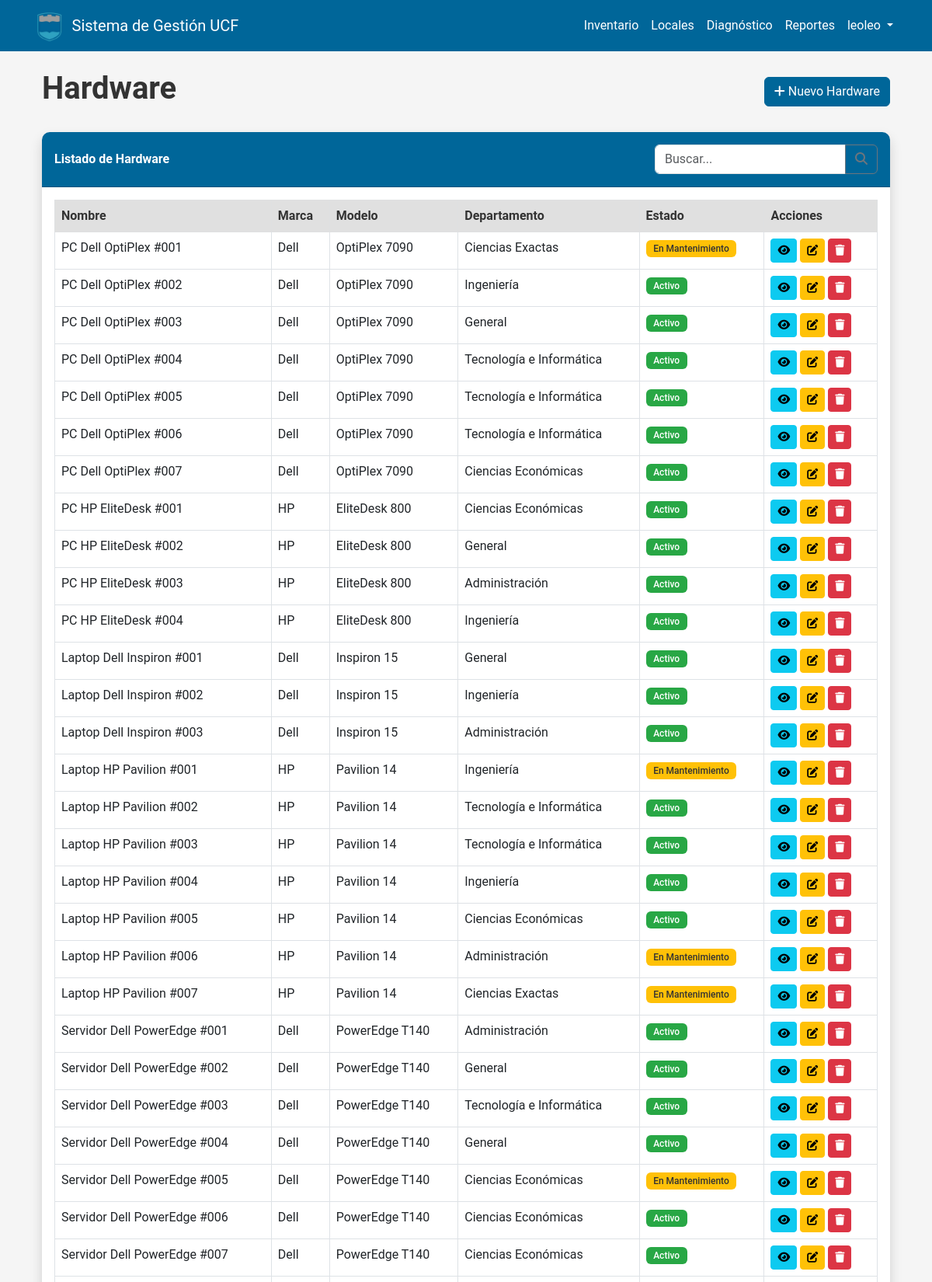
The page /inventario/hardware/ (signed in, upper part) on the database its author committed.
### inventario/models.py (models this page shows, shortened)
class Hardware(models.Model):
    activo = models.OneToOneField(
        Activo, on_delete=models.CASCADE, primary_key=True)
    marca = models.CharField(max_length=100)
    modelo = models.CharField(max_length=100)
    numero_serie = models.CharField(max_length=100, unique=True)
    especificaciones = models.TextField(blank=True, null=True)
    fecha_garantia = models.DateField(blank=True, null=True)
    periodicidad_mantenimiento = models.IntegerField(
        help_text="Periodicidad en días", default=180)
    class Meta:
        verbose_name = "Hardware"
        verbose_name_plural = "Hardware"

class Activo(models.Model):
    TIPO_CHOICES = [
        ('hardware', 'Hardware'),
        ('software', 'Software'),
    ]
    ESTADO_CHOICES = [
        ('activo', 'Activo'),
        ('en_mantenimiento', 'En Mantenimiento'),
        ('obsoleto', 'Obsoleto'),
        ('baja', 'De Baja'),
    ]
    tipo = models.CharField(max_length=20, choices=TIPO_CHOICES)
    nombre = models.CharField(max_length=200)
    descripcion = models.TextField(blank=True, null=True)
    fecha_adquisicion = models.DateField()
    valor_adquisicion = models.DecimalField(max_digits=10, decimal_places=2)
    estado = models.CharField(
        max_length=20, choices=ESTADO_CHOICES, default='activo')
    departamento = models.ForeignKey(
        Departamento, on_delete=models.CASCADE, related_name='activos')
    ubicacion = models.CharField(max_length=100, blank=True, null=True)
    imagen = models.ImageField(upload_to='activos/', blank=True, null=True)
    fecha_baja = models.DateField(blank=True, null=True)
    motivo_baja = models.TextField(blank=True, null=True)
    fecha_creacion = models.DateTimeField(auto_now_add=True)
    fecha_actualizacion = models.DateTimeField(auto_now=True)
    creado_por = models.ForeignKey(
        User, on_delete=models.SET_NULL, null=True, related_name='activos_creados')
    actualizado_por = models.ForeignKey(
        User, on_delete=models.SET_NULL, null=True, related_name='activos_actualizados')
    class Meta:
        verbose_name = "Activo"
        verbose_name_plural = "Activos"
        ordering = ['-fecha_adquisicion']

### usuarios/models.py (models this page shows, shortened)
class Departamento(models.Model):
    nombre = models.CharField(max_length=100)
    descripcion = models.TextField(blank=True, null=True)
    ubicacion = models.CharField(max_length=100, blank=True, null=True)
    responsable = models.ForeignKey(
        User, on_delete=models.SET_NULL, null=True, related_name='departamentos_a_cargo')
    class Meta:
        verbose_name = "Departamento"
        verbose_name_plural = "Departamentos"

### inventario/views.py (the view, shortened to what this page needs)
# urls.py: path('hardware/', views.hardware_list, name='hardware_list'),
@login_required
def hardware_list(request):
    hardware_list = Hardware.objects.all().select_related(
        'activo', 'activo__departamento')
    search = request.GET.get('search', '')
    departamento = request.GET.get('departamento', '')
    estado = request.GET.get('estado', '')
    if departamento:
        hardware_list = hardware_list.filter(
            activo__departamento_id=departamento)
    if estado:
        hardware_list = hardware_list.filter(activo__estado=estado)
    return render(request, 'inventario/hardware_list.html', {
        'hardware_list': hardware_list,
        'search': search,
        'departamento': departamento,
        'estado': estado
    })

### templates/inventario/hardware_list.html (shortened to what this page needs)
{% extends 'base/base.html' %}
{% block content %}
<div class="container">
    <div class="d-flex justify-content-between align-items-center mb-4">
        <h1>Hardware</h1>
        <a href="{% url 'hardware_new' %}" class="btn btn-primary">
            <i class="fas fa-plus"></i> Nuevo Hardware
        </a>
    </div>
    <div class="card shadow mb-4">
        <div class="card-header py-3 d-flex flex-wrap justify-content-between align-items-center">
            <h6 class="m-0 font-weight-bold text-white">Listado de Hardware</h6>
            <form method="get" class="d-flex mt-2 mt-md-0">
                <div class="input-group">
                    <input type="text" class="form-control" placeholder="Buscar..." name="search" value="{{ search }}">
                    <button class="btn btn-outline-secondary" type="submit">
                        <i class="fas fa-search"></i>
                    </button>
                </div>
            </form>
        </div>
        <div class="card-body">
            <div class="table-responsive">
                <table class="table table-bordered table-hover" width="100%" cellspacing="0">
                    <thead class="table-light">
                        <tr>
                            <th>Nombre</th>
                            <th>Marca</th>
                            <th>Modelo</th>
                            <th>Departamento</th>
                            <th>Estado</th>
                            <th>Acciones</th>
                        </tr>
                    </thead>
                    <tbody>
                        {% if hardware_list %}
                            {% for hardware in hardware_list %}
                                <tr>
                                    <td>{{ hardware.activo.nombre }}</td>
                                    <td>{{ hardware.marca }}</td>
                                    <td>{{ hardware.modelo }}</td>
                                    <td>{{ hardware.activo.departamento.nombre }}</td>
                                    <td>
                                        {% if hardware.activo.estado == 'activo' %}
                                            <span class="badge bg-success">Activo</span>
                                        {% elif hardware.activo.estado == 'en_mantenimiento' %}
                                            <span class="badge bg-warning">En Mantenimiento</span>
                                        {% elif hardware.activo.estado == 'obsoleto' %}
                                            <span class="badge bg-danger">Obsoleto</span>
                                        {% elif hardware.activo.estado == 'baja' %}
                                            <span class="badge bg-secondary">De Baja</span>
                                        {% endif %}
                                    </td>
                                    <td>
                                        <a href="{% url 'hardware_detail' pk=hardware.activo.id %}" class="btn btn-sm btn-info">
                                            <i class="fas fa-eye"></i>
                                        </a>
                                        <a href="{% url 'hardware_edit' pk=hardware.activo.id %}" class="btn btn-sm btn-warning">
                                            <i class="fas fa-edit"></i>
                                        </a>
                                        <a href="{% url 'hardware_delete' pk=hardware.activo.id %}" class="btn btn-sm btn-danger">
                                            <i class="fas fa-trash"></i>
                                        </a>
                                    </td>
                                </tr>
                            {% endfor %}
                        {% else %}
                            <tr>
                                <td colspan="6" class="text-center">No hay registros disponibles</td>
                            </tr>
                        {% endif %}
                    </tbody>
                </table>
            </div>
        </div>
    </div>
</div>
{% endblock %}

### templates/base/base.html (shortened to what this page needs)
<!DOCTYPE html>
<html lang="es">
<head>
    <link href="https://cdn.jsdelivr.net/npm/bootstrap@5.3.0-alpha1/dist/css/bootstrap.min.css" rel="stylesheet">
    <link rel="stylesheet" href="/static/css/main.css">
</head>
<body>
    <header>
        <nav class="navbar navbar-expand-lg navbar-dark bg-primary">
            <div class="container">
                <a class="navbar-brand d-flex align-items-center" href="/">
                    <img src="/static/img/logo_ucf.png" alt="Logo UCF" height="40" class="me-2">
                    <span>Sistema de Gestión UCF</span>
                </a>
                <div class="collapse navbar-collapse" id="navbarNav">
                    <ul class="navbar-nav ms-auto">
                        {% if user.is_authenticated %}
                            <li class="nav-item">
                                <a class="nav-link" href="/inventario/">Inventario</a>
                            </li>
                            <li class="nav-item">
                                <a class="nav-link" href="/locales/">Locales</a>
                            </li>
                            <li class="nav-item">
                                <a class="nav-link" href="/diagnostico/">Diagnóstico</a>
                            </li>
                            <li class="nav-item">
                                <a class="nav-link" href="/reportes/">Reportes</a>
                            </li>
                            <li class="nav-item dropdown">
                                <a class="nav-link dropdown-toggle" href="#" id="navbarDropdown" role="button" data-bs-toggle="dropdown">
                                    {{ user.username }}
                                </a>
                            </li>
                        {% else %}
                            <li class="nav-item">
                            </li>
                        {% endif %}
                    </ul>
                </div>
            </div>
        </nav>
    </header>
    <main class="container py-4">
        {% block content %}{% endblock %}
    </main>
</body>
</html>

### static/css/main.css (style rules this page uses)
:root { --primary: #006699; --secondary: #3399CC; --tertiary: #48A5C6; --light: #F5F5F5; --dark: #333333; --gray: #666666; --white: #FFFFFF; --light-gray: #E0E0E0; }
body { font-family: 'Roboto', 'Segoe UI', 'Arial', sans-serif; color: var(--dark); background-color: var(--light); min-height: 100vh; display: flex; flex-direction: column; }
main { flex-grow: 1; }
h1, h2, h3, h4, h5, h6 { color: var(--dark); font-weight: 600; }
p, li, td, th, input, select, textarea { color: var(--dark); }
a { color: var(--primary); text-decoration: none; transition: color 0.2s; }
.navbar-dark.bg-primary { background-color: var(--primary) !important; }
.navbar-dark .navbar-nav .nav-link { color: var(--white); }
.navbar-brand { color: var(--white) !important; }
.navbar-brand img { transition: transform 0.3s ease; }
.btn-primary { background-color: var(--primary); border-color: var(--primary); color: var(--white); }
.card { border: none; border-radius: 10px; box-shadow: 0 4px 6px rgba(0, 0, 0, 0.1); transition: transform 0.3s ease, box-shadow 0.3s ease; background-color: var(--white); }
.card-header { background-color: var(--primary); color: var(--white); border-radius: 10px 10px 0 0 !important; font-weight: 600; }
.card-header .m-0 { color: var(--white); }
.card-header h6, .card-header .text-primary, .card-header .m-0.font-weight-bold.text-primary { color: var(--white) !important; }
.table { color: var(--dark); }
.table thead th { background-color: var(--light-gray); color: var(--dark); font-weight: 600; }
.table-light, .table-light > th, .table-light > td { background-color: var(--light-gray); }
.badge { font-weight: 500; padding: 0.4em 0.8em; }
.badge.bg-success { background-color: #28a745 !important; color: var(--white); }
.badge.bg-warning { background-color: #ffc107 !important; color: var(--dark); }
.bg-primary { background-color: var(--primary) !important; color: var(--white) !important; }
.form-control, .form-select { color: var(--dark); border: 1px solid var(--light-gray); }

### rows shown on the page
Hardware: activo.nombre "PC Dell OptiPlex #001", marca "Dell", modelo "OptiPlex 7090", activo.departamento.nombre "Ciencias Exactas", shows "En Mantenimiento"
Hardware: activo.nombre "PC Dell OptiPlex #002", marca "Dell", modelo "OptiPlex 7090", activo.departamento.nombre "Ingeniería", shows "Activo"
Hardware: activo.nombre "PC Dell OptiPlex #003", marca "Dell", modelo "OptiPlex 7090", activo.departamento.nombre "General", shows "Activo"
Hardware: activo.nombre "PC Dell OptiPlex #004", marca "Dell", modelo "OptiPlex 7090", activo.departamento.nombre "Tecnología e Informática", shows "Activo"
Hardware: activo.nombre "PC Dell OptiPlex #005", marca "Dell", modelo "OptiPlex 7090", activo.departamento.nombre "Tecnología e Informática", shows "Activo"
Hardware: activo.nombre "PC Dell OptiPlex #006", marca "Dell", modelo "OptiPlex 7090", activo.departamento.nombre "Tecnología e Informática", shows "Activo"
Hardware: activo.nombre "PC Dell OptiPlex #007", marca "Dell", modelo "OptiPlex 7090", activo.departamento.nombre "Ciencias Económicas", shows "Activo"
Hardware: activo.nombre "PC HP EliteDesk #001", marca "HP", modelo "EliteDesk 800", activo.departamento.nombre "Ciencias Económicas", shows "Activo"
Hardware: activo.nombre "PC HP EliteDesk #002", marca "HP", modelo "EliteDesk 800", activo.departamento.nombre "General", shows "Activo"
Hardware: activo.nombre "PC HP EliteDesk #003", marca "HP", modelo "EliteDesk 800", activo.departamento.nombre "Administración", shows "Activo"
Hardware: activo.nombre "PC HP EliteDesk #004", marca "HP", modelo "EliteDesk 800", activo.departamento.nombre "Ingeniería", shows "Activo"
Hardware: activo.nombre "Laptop Dell Inspiron #001", marca "Dell", modelo "Inspiron 15", activo.departamento.nombre "General", shows "Activo"
Hardware: activo.nombre "Laptop Dell Inspiron #002", marca "Dell", modelo "Inspiron 15", activo.departamento.nombre "Ingeniería", shows "Activo"
Hardware: activo.nombre "Laptop Dell Inspiron #003", marca "Dell", modelo "Inspiron 15", activo.departamento.nombre "Administración", shows "Activo"
Hardware: activo.nombre "Laptop HP Pavilion #001", marca "HP", modelo "Pavilion 14", activo.departamento.nombre "Ingeniería", shows "En Mantenimiento"
Hardware: activo.nombre "Laptop HP Pavilion #002", marca "HP", modelo "Pavilion 14", activo.departamento.nombre "Tecnología e Informática", shows "Activo"
Hardware: activo.nombre "Laptop HP Pavilion #003", marca "HP", modelo "Pavilion 14", activo.departamento.nombre "Tecnología e Informática", shows "Activo"
Hardware: activo.nombre "Laptop HP Pavilion #004", marca "HP", modelo "Pavilion 14", activo.departamento.nombre "Ingeniería", shows "Activo"
Hardware: activo.nombre "Laptop HP Pavilion #005", marca "HP", modelo "Pavilion 14", activo.departamento.nombre "Ciencias Económicas", shows "Activo"
Hardware: activo.nombre "Laptop HP Pavilion #006", marca "HP", modelo "Pavilion 14", activo.departamento.nombre "Administración", shows "En Mantenimiento"
Hardware: activo.nombre "Laptop HP Pavilion #007", marca "HP", modelo "Pavilion 14", activo.departamento.nombre "Ciencias Exactas", shows "En Mantenimiento"
Hardware: activo.nombre "Servidor Dell PowerEdge #001", marca "Dell", modelo "PowerEdge T140", activo.departamento.nombre "Administración", shows "Activo"
Hardware: activo.nombre "Servidor Dell PowerEdge #002", marca "Dell", modelo "PowerEdge T140", activo.departamento.nombre "General", shows "Activo"
Hardware: activo.nombre "Servidor Dell PowerEdge #003", marca "Dell", modelo "PowerEdge T140", activo.departamento.nombre "Tecnología e Informática", shows "Activo"
Hardware: activo.nombre "Servidor Dell PowerEdge #004", marca "Dell", modelo "PowerEdge T140", activo.departamento.nombre "General", shows "Activo"
Hardware: activo.nombre "Servidor Dell PowerEdge #005", marca "Dell", modelo "PowerEdge T140", activo.departamento.nombre "Ciencias Económicas", shows "En Mantenimiento"
Hardware: activo.nombre "Servidor Dell PowerEdge #006", marca "Dell", modelo "PowerEdge T140", activo.departamento.nombre "Ciencias Económicas", shows "Activo"
Hardware: activo.nombre "Servidor Dell PowerEdge #007", marca "Dell", modelo "PowerEdge T140", activo.departamento.nombre "Ciencias Económicas", shows "Activo"

### other values the page prints
{{ user.username }} "leoleo"
